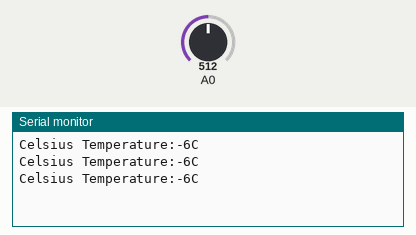
Simulated run of this sketch. Board: Arduino Uno, built with avr-gcc and run on an emulated ATmega328P. On the bench: the last lines printed to the serial monitor. The test bench sets the inputs (shaded band); at power-on: A0 = 512.

Above: at 1.3 s.
1.4 s: A0 set to 716
At 1.9 s:
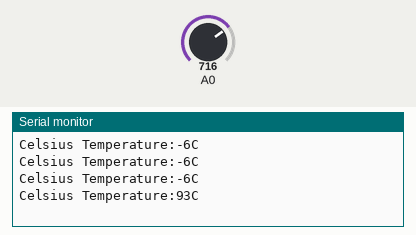
2.9 s: A0 set to 900
At 3.4 s:
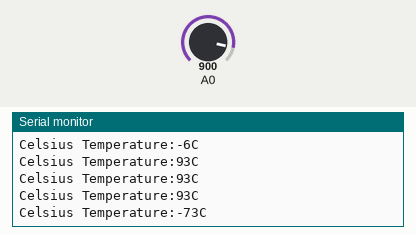
Timing chart, 0 to 5.9 s (numbered marks = the images above; inputs shaded):
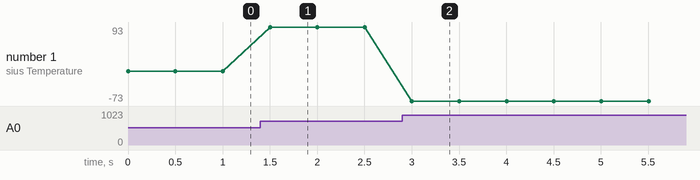

Measured:
- after the input at 1.4 s, the serial monitor: prints a new line after 0.10 s (image 1)
- after the input at 2.9 s, the serial monitor: prints a new line after 0.10 s (image 2)
- plotted number 1: -6 → 93 after the input at 1.4 s, 93 → -73 after the input at 2.9 s

The sketch:

Input_Temperature_sensor_LM35.ino
```cpp
int potPin = 0;
int val;
 int dat;

void setup(){
Serial.begin(9600);
}


void loop(){
   val=analogRead(0);
   dat=(125*val)>>8;   // 125/2^8 = 125/256=0.4882812

  Serial.print("Celsius Temperature:");
  Serial.print(dat);
  Serial.println("C");
  delay(500);
}
```
